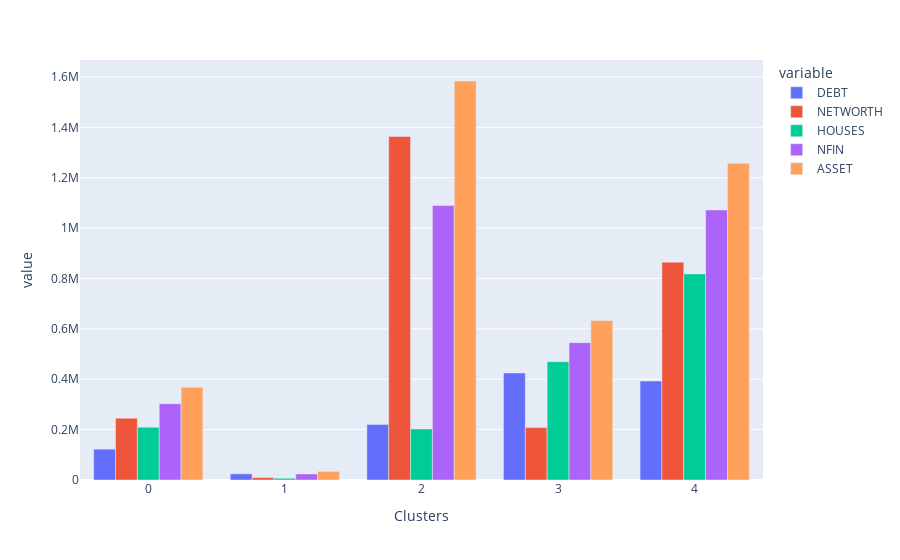

Write notebook code for a chart like this one.
### Code cell
fig = px.bar(grouped_label, barmode="group")

fig.update_layout(xaxis_title="Clusters")
fig

### Figure 1 — Plotly figure (JSON) as saved in the notebook; plotly's stock layout.template omitted (floating-point values rounded to 4 significant figures)
{"data": [{"alignmentgroup": "True", "hovertemplate": "variable=DEBT<br>index=%{x}<br>value=%{y}<extra></extra>", "legendgroup": "DEBT", "marker": {"color": "#636efa", "pattern": {"shape": ""}}, "name": "DEBT", "offsetgroup": "DEBT", "orientation": "v", "showlegend": true, "textposition": "auto", "type": "bar", "x": [0, 1, 2, 3, 4], "xaxis": "x", "y": [122400.0, 24490.0, 220100.0, 425100.0, 393000.0], "yaxis": "y"}, {"alignmentgroup": "True", "hovertemplate": "variable=NETWORTH<br>index=%{x}<br>value=%{y}<extra></extra>", "legendgroup": "NETWORTH", "marker": {"color": "#EF553B", "pattern": {"shape": ""}}, "name": "NETWORTH", "offsetgroup": "NETWORTH", "orientation": "v", "showlegend": true, "textposition": "auto", "type": "bar", "x": [0, 1, 2, 3, 4], "xaxis": "x", "y": [245600.0, 9653.0, 1364000.0, 208000.0, 864900.0], "yaxis": "y"}, {"alignmentgroup": "True", "hovertemplate": "variable=HOUSES<br>index=%{x}<br>value=%{y}<extra></extra>", "legendgroup": "HOUSES", "marker": {"color": "#00cc96", "pattern": {"shape": ""}}, "name": "HOUSES", "offsetgroup": "HOUSES", "orientation": "v", "showlegend": true, "textposition": "auto", "type": "bar", "x": [0, 1, 2, 3, 4], "xaxis": "x", "y": [209600.0, 6851.0, 202800, 469700.0, 818300.0], "yaxis": "y"}, {"alignmentgroup": "True", "hovertemplate": "variable=NFIN<br>index=%{x}<br>value=%{y}<extra></extra>", "legendgroup": "NFIN", "marker": {"color": "#ab63fa", "pattern": {"shape": ""}}, "name": "NFIN", "offsetgroup": "NFIN", "orientation": "v", "showlegend": true, "textposition": "auto", "type": "bar", "x": [0, 1, 2, 3, 4], "xaxis": "x", "y": [302800.0, 23880.0, 1090000.0, 545300.0, 1072000.0], "yaxis": "y"}, {"alignmentgroup": "True", "hovertemplate": "variable=ASSET<br>index=%{x}<br>value=%{y}<extra></extra>", "legendgroup": "ASSET", "marker": {"color": "#FFA15A", "pattern": {"shape": ""}}, "name": "ASSET", "offsetgroup": "ASSET", "orientation": "v", "showlegend": true, "textposition": "auto", "type": "bar", "x": [0, 1, 2, 3, 4], "xaxis": "x", "y": [368000.0, 34140.0, 1584000.0, 633100.0, 1258000.0], "yaxis": "y"}], "layout": {"barmode": "group", "legend": {"title": {"text": "variable"}, "tracegroupgap": 0}, "margin": {"t": 60}, "xaxis": {"anchor": "y", "domain": [0, 1], "title": {"text": "Clusters"}}, "yaxis": {"anchor": "x", "domain": [0, 1], "title": {"text": "value"}}}}
